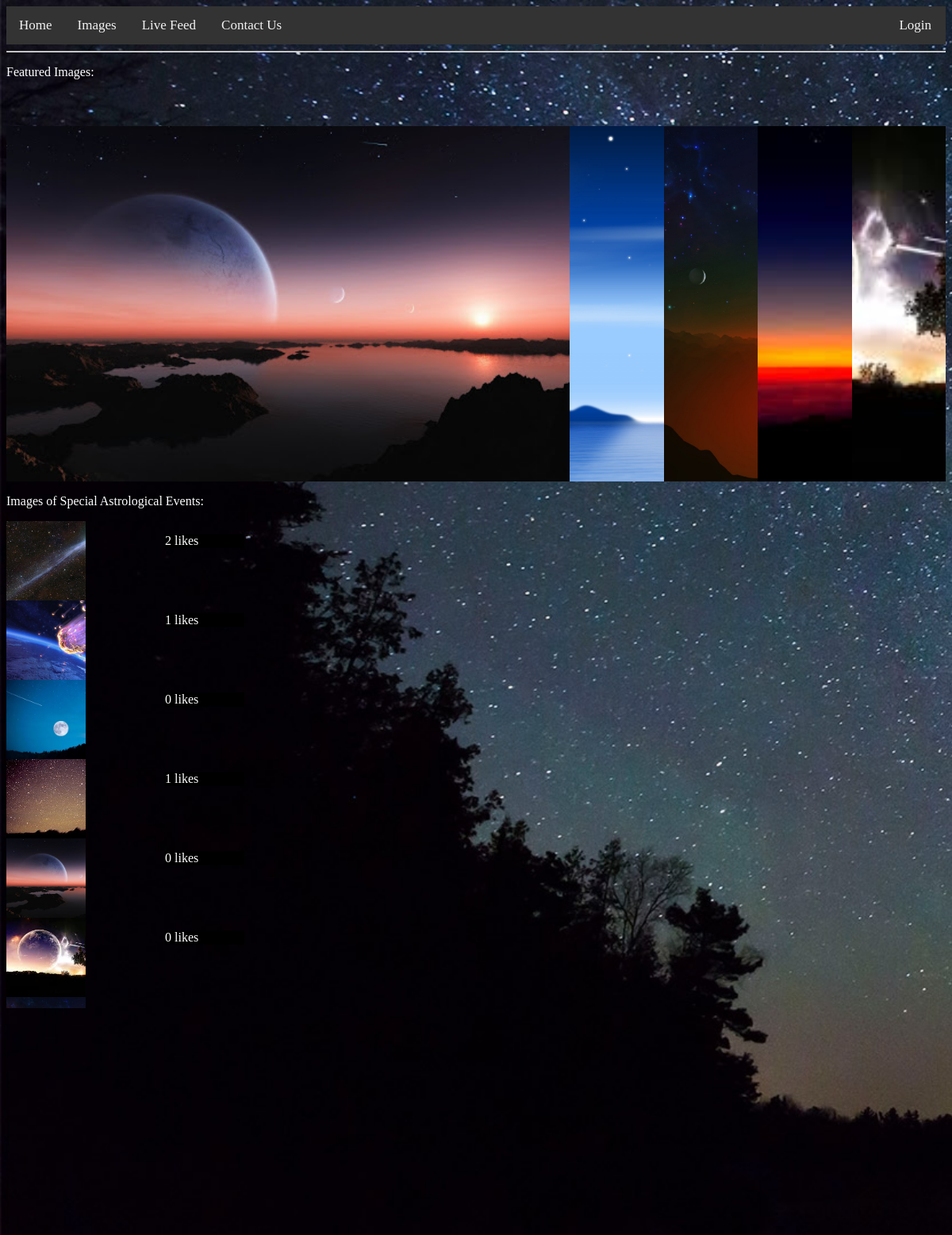
The page /images on the database its author committed.
### app/models.py (models this page shows, shortened)
class Image(db.Model):
    id = db.Column(db.Integer, primary_key=True)
    image_name = db.Column(db.String(64), unique=True)
    image_url = db.Column(db.String, unique=True)
    timestamp = db.Column(db.DateTime, default=datetime.utcnow)
    likes = db.relationship('UserImage', backref='image', lazy='dynamic')

### app/routes.py (the view)
@app.route("/images")
def images():
    imgs = Image.query.all()
    return render_template("Stargazer_image_database.html", title='Images', links=links, images=imgs)

### app/templates/Stargazer_image_database.html (shortened to what this page needs)
{% extends "template.html" %}
{% block css %}
<link rel="stylesheet" href="{{ url_for('static',  filename='css/Image_database.css') }}">
    <link rel="stylesheet" href="{{ url_for('static',  filename='css/Image_gallery.css') }}">
{% endblock %}
{% block content %}
    <p style="color: white;">
        Featured Images:
    </p>
    <div class="gallery">
      <div class="image-box active">
          <img src="../static/images/img-1.jpg">
      </div>
      <div class="image-box">
        <img src="../static/images/img-5.jpg">
      </div>
      <div class="image-box">
        <img src="../static/images/img-3.jpg">
      </div>
      <div class="image-box">
        <img src="../static/images/img-4.jpg">
      </div>
      <div class="image-box">
        <img src="../static/images/img-2.jpg">
      </div>
    </div>
    <p style="color: white;">
        Images of Special Astrological Events:
    </p>
    {% if images %}
    <div class="img">
        {% for image in images %}
            <div class="img" style="background-image:url('{{ url_for('static',  filename=image.image_url) }}');">
                <p style="position: relative; left: 200px; color: white; background: black">
                    {{ image.likes.count() }} likes
                </p>
            </div>
        {% endfor %}
    {% endif %}
{% endblock %}

### app/templates/template.html (shortened to what this page needs)
<!DOCTYPE html>
<html lang="en" dir="ltr">
    <head>
        <link rel="stylesheet" href="{{ url_for('static',  filename='css/navigation.css') }}">
        {% block css %}
        {% endblock %}
    </head>
    <body style="background-image: url({{ url_for('static', filename='images/backgroundSite1.jpg') }}); background-repeat: no-repeat; background-size: cover; background-attachment: fixed; background-color: black">
        <div class = "topnav">
            {% if links %}
                {% for link in links %}
                    {% if (link == 'login' and current_user.is_anonymous) or
                            (link == 'logout' and not current_user.is_anonymous) %}
                        <a style="text-decoration: none; position: absolute; right: 10px" href={{ url_for(link) }}>{{ links[link] }}</a>
                    {% elif link != 'login' and link != 'logout' %}
                        <a style="text-decoration: none" href={{ url_for(link) }}>{{ links[link] }}</a>
                    {% endif %}
                {% endfor %}
            {% endif %}
        </div>
        <hr>
        {% block content %}
        {% endblock %}
    </body>
</html>

### app/static/css/navigation.css (style rules this page uses)
.topnav { background-color: #333; overflow: hidden; }
.topnav a { float: left; color: #f2f2f2; text-align: center; padding: 14px 16px; text-decoration: none; font-size: 17px; }

### app/static/css/Image_database.css (style rules this page uses)
.img { float: left; width: 100px; height: 100px; background-size: cover; }

### app/static/css/Image_gallery.css (style rules this page uses)
.gallery { height: 80%; width: 100%; display: flex; margin: 5% auto 0; box-sizing: border-box; }
.image-box { margin: 0 0%; flex-grow: 1; flex-basis: 0; transition: .5s; }
.image-box img { width: 100%; height: 100%; object-fit: cover; transition: .5s; }
.active { flex-basis: 50%; }

### rows shown on the page
Image: image_url (picture), likes.count "2"
Image: image_url (picture), likes.count "1"
Image: image_url (picture), likes.count "0"
Image: image_url (picture), likes.count "1"
Image: image_url (picture), likes.count "0"
Image: image_url (picture), likes.count "0"
Image: image_url (picture)
Image: image_url (picture)
Image: image_url (picture)

### other values the page prints
{{ links[link] }} "Home" "Images" "Live Feed" "Contact Us"
{{ links[link] }} "Login"
